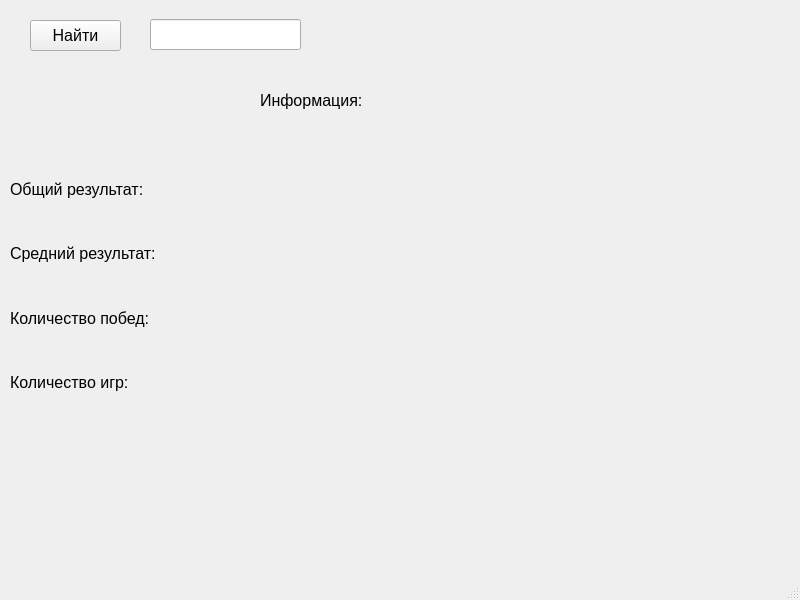
<?xml version="1.0" encoding="UTF-8"?>
<ui version="4.0">
    <class>MainWindow</class>
    <widget class="QMainWindow" name="MainWindow">
        <property name="geometry">
            <rect>
                <x>0</x>
                <y>0</y>
                <width>800</width>
                <height>600</height>
            </rect>
        </property>
        <property name="font">
            <font>
                <pointsize>12</pointsize>
            </font>
        </property>
        <property name="windowTitle">
            <string>Best Painter - Find Player</string>
        </property>
        <widget class="QWidget" name="centralwidget">
            <widget class="QLineEdit" name="player_lne">
                <property name="geometry">
                    <rect>
                        <x>150</x>
                        <y>19</y>
                        <width>151</width>
                        <height>31</height>
                    </rect>
                </property>
            </widget>
            <widget class="QPushButton" name="find_btn">
                <property name="geometry">
                    <rect>
                        <x>30</x>
                        <y>20</y>
                        <width>91</width>
                        <height>31</height>
                    </rect>
                </property>
                <property name="text">
                    <string>Найти</string>
                </property>
            </widget>
            <widget class="QLabel" name="label">
                <property name="geometry">
                    <rect>
                        <x>260</x>
                        <y>90</y>
                        <width>131</width>
                        <height>21</height>
                    </rect>
                </property>
                <property name="text">
                    <string>Информация:</string>
                </property>
            </widget>
            <widget class="QLabel" name="error_label">
                <property name="geometry">
                    <rect>
                        <x>10</x>
                        <y>450</y>
                        <width>761</width>
                        <height>51</height>
                    </rect>
                </property>
                <property name="text">
                    <string/>
                </property>
            </widget>
            <widget class="QWidget" name="layoutWidget">
                <property name="geometry">
                    <rect>
                        <x>10</x>
                        <y>160</y>
                        <width>149</width>
                        <height>251</height>
                    </rect>
                </property>
                <layout class="QVBoxLayout" name="verticalLayout">
                    <item>
                        <widget class="QLabel" name="label_2">
                            <property name="text">
                                <string>Общий результат:</string>
                            </property>
                        </widget>
                    </item>
                    <item>
                        <widget class="QLabel" name="label_3">
                            <property name="text">
                                <string>Средний результат:</string>
                            </property>
                        </widget>
                    </item>
                    <item>
                        <widget class="QLabel" name="label_4">
                            <property name="text">
                                <string>Количество побед:</string>
                            </property>
                        </widget>
                    </item>
                    <item>
                        <widget class="QLabel" name="label_5">
                            <property name="text">
                                <string>Количество игр:</string>
                            </property>
                        </widget>
                    </item>
                </layout>
            </widget>
            <widget class="QWidget" name="layoutWidget">
                <property name="geometry">
                    <rect>
                        <x>230</x>
                        <y>160</y>
                        <width>551</width>
                        <height>251</height>
                    </rect>
                </property>
                <layout class="QVBoxLayout" name="verticalLayout_2">
                    <item>
                        <widget class="QLabel" name="score_label">
                            <property name="text">
                                <string/>
                            </property>
                        </widget>
                    </item>
                    <item>
                        <widget class="QLabel" name="mean_score_label">
                            <property name="text">
                                <string/>
                            </property>
                        </widget>
                    </item>
                    <item>
                        <widget class="QLabel" name="wins_label">
                            <property name="text">
                                <string/>
                            </property>
                        </widget>
                    </item>
                    <item>
                        <widget class="QLabel" name="games_label">
                            <property name="text">
                                <string/>
                            </property>
                        </widget>
                    </item>
                </layout>
            </widget>
        </widget>
        <widget class="QMenuBar" name="menubar">
            <property name="geometry">
                <rect>
                    <x>0</x>
                    <y>0</y>
                    <width>800</width>
                    <height>21</height>
                </rect>
            </property>
        </widget>
        <widget class="QStatusBar" name="statusbar"/>
    </widget>
    <resources/>
    <connections/>
</ui>
